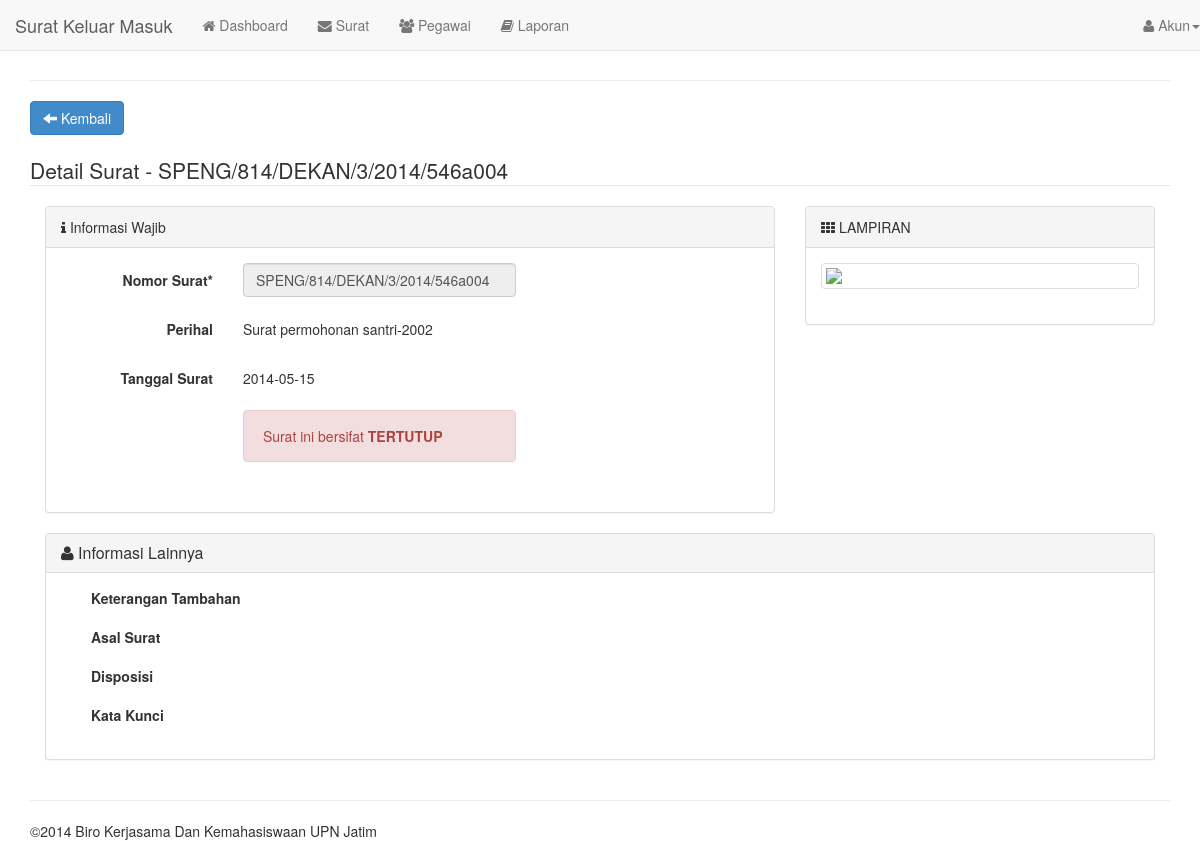
/?page=surat/detail&id=SPENG/814/DEKAN/3/2014/546a004 (signed in), run on the app's committed database.
### tables this page shows
CREATE TABLE `surat` (
  `idsurat` varchar(30) NOT NULL DEFAULT '' COMMENT 'NO SURAT',
  `jenis_surat` varchar(10) DEFAULT NULL COMMENT 'Masuk / Keluar',
  `tanggal_surat` date DEFAULT NULL COMMENT 'Tanggal yang tertera pada surat',
  `perihal` text,
  `catatan` varchar(255) DEFAULT NULL COMMENT 'Sebagai catatan tambahan untuk memperjelas surat',
  `asal_surat` varchar(45) DEFAULT NULL COMMENT 'asal surat, bisa dari instansi internal atau eksternal',
  `disposisi` varchar(255) DEFAULT NULL COMMENT 'Disposisi surat',
  `kata_kunci` varchar(255) DEFAULT NULL COMMENT 'Kata kunci yang berhubungan dengan surat',
  `delete` varchar(1) DEFAULT '0' COMMENT 'DELETE = status data terdelet, 1 adalah file delete, 2 tidak delete',
  `posting` varchar(255) DEFAULT NULL COMMENT 'Di posting oleh idusers',
  `public` varchar(1) DEFAULT '0' COMMENT 'status, 1=publikasi, 0=private',
  `lampiran` varchar(255) DEFAULT NULL COMMENT 'Lampiran berupa gambar, gambar surat',
  `created_at` timestamp NOT NULL DEFAULT CURRENT_TIMESTAMP ON UPDATE CURRENT_TIMESTAMP COMMENT 'tanggal surat di insert/ update oleh sistem',
  PRIMARY KEY (`idsurat`)
);

### models.php (called while the page is built, shortened)
<?php
function get_one($id=null){
    $query=mysql_query("select * from surat where idsurat='$id'");
    return $query;
}
?>

### module/surat/detail.php (the view, shortened to what this page needs)
<?php
if(isset($_GET['id'])){
    $id=$_GET['id'];
    $result=mysql_fetch_array(get_one($id));
    }else{
        header('location:./?page=surat/index');
    }
 ?>
<div class="row clearfix">
	<div class="col-md-12">
        <form method="post" enctype="multipart/form-data" role="form">
        <a href="./?page=surat/index" class="btn btn-primary"><i class="glyphicon glyphicon-arrow-left"></i> Kembali</a>
        <div class="clearfix"></div><br />
            <fieldset>
                <legend>Detail Surat - <?php echo $result['idsurat'] ?></legend>
                <div class="col-md-8">
                    <div class="panel panel-default">
                    <div class="panel-heading"><i class="fa fa-info"></i> Informasi Wajib</div>
                    <div class="panel-body">
                        <div class="form-horizontal">
                              <div class="form-group">
                                <label class="col-sm-3 control-label">Nomor Surat*</label>
                                <div class="col-sm-5">
                                  <input type="text" autofocus="" disabled="" value="<?php echo $result['idsurat'] ?>" class="form-control" name="idsurat" required="" placeholder="eg. 110/KERMA/UND/002"/>
                                </div>
                              </div>
                            <div class="form-group">
                                <label class="col-sm-3 control-label">Perihal</label>
                                <div class="col-sm-5">
                                  <p class="form-control-static"><?php echo $result['perihal'] ?></p>
                                </div>
                              </div>
                            <div class="form-group">
                                <label class="col-sm-3 control-label">Tanggal Surat</label>
                                <div class="col-sm-5">
                                  <p class="form-control-static"><?php echo $result['tanggal_surat'] ?></p>
                                </div>
                              </div>
                              <div class="form-group">
                                <label class="col-sm-3 control-label"></label>
                                <div class="col-sm-5">
                                <?php if($result['public'] == '0'){?><div class="alert alert-danger"><i class="fa fa-danger"></i> Surat ini bersifat <strong>TERTUTUP</strong></div><?php } ?>
                                </div>
                            </div>
                        </div>
                    </div>
                </div>
            </div>
            <div class="col-md-4">
                    <div class="panel panel-default">
                    <div class="panel-heading"><i class="fa fa-th"></i> LAMPIRAN</div>
                    <div class="panel-body">
                        <div class="thumbnail">
                            <img src="./img/surat/<?php $result['lampiran'] ?>" />
                        </div>
                    </div>
                </div>
            </div>
        </fieldset>
        <div class="col-lg-12">
             <div class="panel-group" id="accordion" role="tablist" aria-multiselectable="true">
              <div class="panel panel-default">
                <div class="panel-heading" role="tab" id="headingOne">
                  <h4 class="panel-title">
                    <a data-toggle="collapse" data-parent="#accordion" href="#detail" aria-expanded="true" aria-controls="collapseOne">
                     <i class="fa fa-user"></i> Informasi Lainnya
                    </a>
                  </h4>
                </div>
                <div id="detail" class="panel-collapse collapse in" role="tabpanel" aria-labelledby="headingOne">
                  <div class="panel-body">
                    <div class="col-sm-6">
                                <div class="form-group">
                                    <div class="col-xs-8">
                                        <label>Keterangan Tambahan</label>
                                        <p class="form-control-static"><?php echo $result['catatan'] ?></p>
                                    </div>
                                </div>
                                <div class="form-group">
                                    <div class="col-xs-8">
                                        <label>Asal Surat</label>
                                        <p class="form-control-static"><?php if($result['asal_surat']=='') {echo $result['asal_surat'];  }else{ echo 'Asal surat belum diatur';} ?></p>
                                    </div>
                                </div>
                                <div class="form-group">
                                    <div class="col-xs-8">
                                        <label>Disposisi</label>
                                        <p class="form-control-static"><?php echo $result['disposisi'] ?></p>
                                    </div>
                                </div>
                                <div class="form-group">
                                    <div class="col-xs-8">
                                        <label>Kata Kunci</label>
                                        <p class="form-control-static"><?php echo $result['kata_kunci'] ?></p>
                                    </div>
                                </div>
                            </div>
                  </div>
                </div>
              </div>
            </div>
        </div>
	   </form>
    </div>
</div>

### data on the page
surat: idsurat "SPENG/814/DEKAN/3/2014/546a004", perihal "Surat permohonan santri-2002", tanggal_surat "2014-05-15"

### other printed values
nama_aplikasi "Surat Keluar Masuk"
